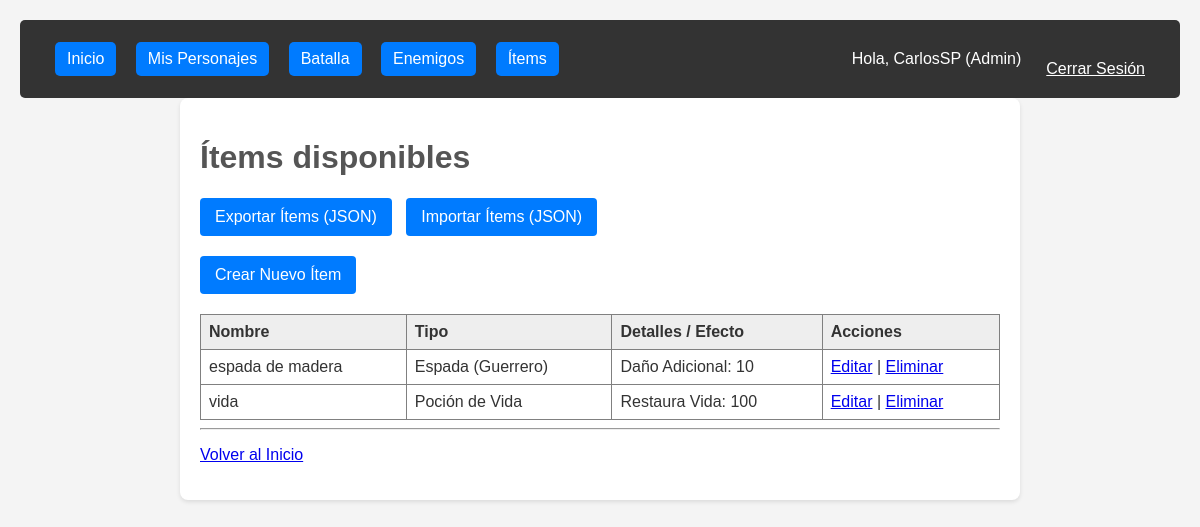
Page /characters/items/ (signed in) on the committed database.
### users/models.py (models this page shows, shortened)
class CustomUser(AbstractUser):
    is_admin = models.BooleanField(default=False)

### characters/models.py (models this page shows, shortened)
class Item(models.Model):
    ITEM_TYPES = (
        ('SWORD', 'Espada (Guerrero)'),
        ('STAFF', 'Bastón (Mago)'),
        ('HEALTH_POTION', 'Poción de Vida'),
        ('MANA_POTION', 'Poción de Maná'),
    )
    name = models.CharField(max_length=100, unique=True)
    item_type = models.CharField(max_length=20, choices=ITEM_TYPES)
    description = models.TextField(blank=True, null=True) # Added blank=True, null=True for flexibility
    value = models.IntegerField(default=0, validators=[MinValueValidator(0)]) # Added validator
    extra_attributes = JSONField(default=dict, blank=True, null=True)
    damage_buff = models.IntegerField(default=0, blank=True, null=True, validators=[MinValueValidator(0)],
                                      help_text="Daño adicional si es espada/bastón.")
    health_restore = models.IntegerField(default=0, blank=True, null=True, validators=[MinValueValidator(0)],
                                         help_text="Cantidad de vida que cura si es poción de vida.")
    mana_restore = models.IntegerField(default=0, blank=True, null=True, validators=[MinValueValidator(0)],
                                       help_text="Cantidad de maná que restaura si es poción de maná.")
    class Meta:
        ordering = ['name']

### characters/views.py (the view)
# urls.py: path('items/', views.ItemListView.as_view(), name='item_list'),
class ItemListView(LoginRequiredMixin, ListView):
    model = Item
    template_name = 'characters/item_list.html'
    context_object_name = 'items'
    def get_queryset(self):
        return Item.objects.all()

### DjangoProject/templates/characters/item_list.html (shortened to what this page needs)
{% extends 'base.html' %}
{% block content %}
    <h1>Ítems disponibles</h1>
    {% if user.is_staff %}
        <div style="margin-bottom: 20px;">
            <a href="{% url 'characters:item_export' %}" class="btn btn-success">
                 Exportar Ítems (JSON)
            </a>
            <a href="{% url 'characters:item_import' %}" class="btn btn-info" style="margin-left: 10px;">
                 Importar Ítems (JSON)
            </a>
        </div>
    {% endif %}
    <p><a href="{% url 'characters:item_create' %}" class="btn btn-primary">Crear Nuevo Ítem</a></p>
    {% if items %}
        <table border="1" style="width:100%; border-collapse: collapse; margin-top: 20px;">
            <thead>
                <tr style="background-color: #eee;">
                    <th style="padding: 8px; text-align: left;">Nombre</th>
                    <th style="padding: 8px; text-align: left;">Tipo</th>
                    <th style="padding: 8px; text-align: left;">Detalles / Efecto</th>
                    <th style="padding: 8px; text-align: left;">Acciones</th>
                </tr>
            </thead>
            <tbody>
                {% for item in items %}
                <tr>
                    <td style="padding: 8px;">{{ item.name }}</td>
                    <td style="padding: 8px;">{{ item.get_item_type_display }}</td>
                    <td style="padding: 8px;">
                        {% if item.item_type == 'SWORD' or item.item_type == 'STAFF' %}
                            Daño Adicional: {{ item.damage_buff }}
                        {% elif item.item_type == 'HEALTH_POTION' %}
                            Restaura Vida: {{ item.health_restore }}
                        {% elif item.item_type == 'MANA_POTION' %}
                            Restaura Maná: {{ item.mana_restore }}
                        {% else %}
                            {{ item.description|default:"N/A" }}
                        {% endif %}
                    </td>
                    <td style="padding: 8px;">
                        <a href="{% url 'characters:item_update' item.pk %}">Editar</a> |
                        <a href="{% url 'characters:item_delete' item.pk %}">Eliminar</a>
                    </td>
                </tr>
                {% endfor %}
            </tbody>
        </table>
    {% else %}
        <p>No hay ítems creados todavía.</p>
    {% endif %}
    <hr>
    <p><a href="{% url 'home' %}">Volver al Inicio</a></p>
{% endblock %}

### DjangoProject/templates/base.html (shortened to what this page needs)
<!DOCTYPE html>
<html lang="es">
<head>
</head>
<body>
     <div class="navbar">
        <div>
            <a href="{% url 'home' %}">Inicio</a>
            {% if user.is_authenticated %}
                <a href="{% url 'characters:character_list' %}">Mis Personajes</a>
                <a href="{% url 'battle:battle_home' %}">Batalla</a>
                {% if user %}
                    <a href="{% url 'characters:enemy_list' %}">Enemigos</a>
                    <a href="{% url 'characters:item_list' %}">Ítems </a>
                {% endif %}
            {% endif %}
        </div>
        <div class="auth-info">
            {% if user.is_authenticated %}
                <span>Hola, {{ user.username }}{% if user.is_staff %} (Admin){% endif %}</span>
                <form action="{% url 'logout' %}" method="post" style="display:inline;">
                    <button type="submit" style="background:none; border:none; color:white; cursor:pointer; font:inherit; text-decoration:underline;">Cerrar Sesión</button>
                </form>
            {% else %}
                <a href="{% url 'login' %}">Iniciar Sesión</a>
                <a href="{% url 'users:register' %}">Registrarse</a>
            {% endif %}
        </div>
    </div>
    <div class="container">
        {% block content %}
        {% endblock %}
    </div>
</body>
</html>

### DjangoProject/templates/base.html (style rules this page uses)
body { font-family: Arial, sans-serif; margin: 20px; background-color: #f4f4f4; color: #333; }
.container { max-width: 800px; margin: 0 auto; background-color: #fff; padding: 20px; border-radius: 8px; box-shadow: 0 2px 4px rgba(0,0,0,0.1); }
.navbar { background-color: #333; color: white; padding: 10px 20px; display: flex; justify-content: space-between; align-items: center; border-radius: 5px; }
.navbar a { color: white; text-decoration: none; margin-left: 15px; padding: 8px 12px; background-color: #007bff; border-radius: 5px; transition: background-color 0.3s ease; display: inline-block; white-space: nowrap; }
.auth-info { display: flex; align-items: center; }
.auth-info span { margin-right: 10px; }
h1, h2 { color: #555; }
form { margin-top: 20px; }
form button[type="submit"], .btn { background-color: #007bff; color: white; padding: 10px 15px; border: none; border-radius: 4px; cursor: pointer; text-decoration: none; display: inline-block; }

### rows in the picture
CustomUser: username "CarlosSP"
Item: name "espada de madera", item_type "Espada (Guerrero)", damage_buff "10"
Item: name "vida", item_type "Poción de Vida", health_restore "100"
